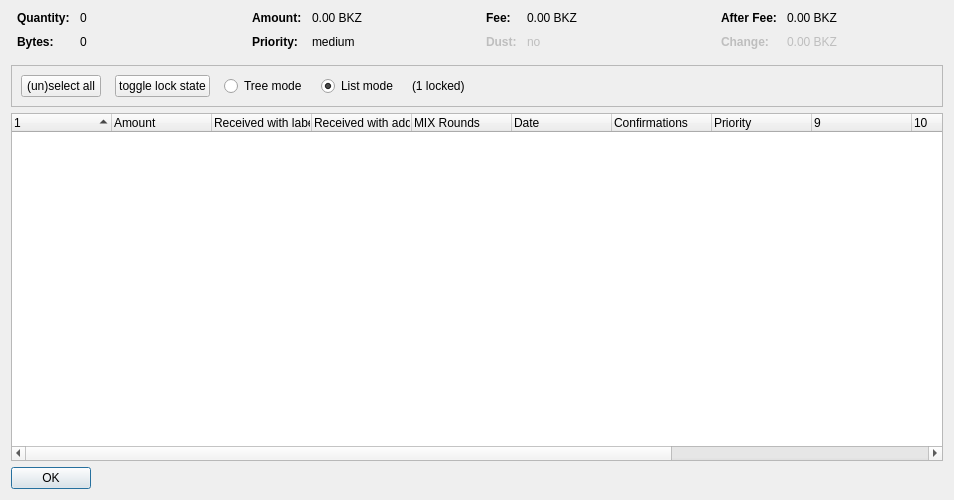
<?xml version="1.0" encoding="UTF-8"?>
<ui version="4.0">
 <class>CoinControlDialog</class>
 <widget class="QDialog" name="CoinControlDialog">
  <property name="geometry">
   <rect>
    <x>0</x>
    <y>0</y>
    <width>954</width>
    <height>500</height>
   </rect>
  </property>
  <property name="windowTitle">
   <string>Coin Selection</string>
  </property>
  <layout class="QVBoxLayout" name="verticalLayout">
   <item>
    <layout class="QHBoxLayout" name="horizontalLayoutTop" stretch="0,0,0,0">
     <property name="topMargin">
      <number>0</number>
     </property>
     <property name="bottomMargin">
      <number>10</number>
     </property>
     <item>
      <layout class="QFormLayout" name="formLayoutCoinControl1">
       <property name="horizontalSpacing">
        <number>10</number>
       </property>
       <property name="verticalSpacing">
        <number>10</number>
       </property>
       <property name="leftMargin">
        <number>6</number>
       </property>
       <property name="rightMargin">
        <number>6</number>
       </property>
       <item row="0" column="0">
        <widget class="QLabel" name="labelCoinControlQuantityText">
         <property name="font">
          <font>
           <weight>75</weight>
           <bold>true</bold>
          </font>
         </property>
         <property name="text">
          <string>Quantity:</string>
         </property>
        </widget>
       </item>
       <item row="0" column="1">
        <widget class="QLabel" name="labelCoinControlQuantity">
         <property name="cursor">
          <cursorShape>IBeamCursor</cursorShape>
         </property>
         <property name="contextMenuPolicy">
          <enum>Qt::ActionsContextMenu</enum>
         </property>
         <property name="text">
          <string notr="true">0</string>
         </property>
         <property name="textInteractionFlags">
          <set>Qt::LinksAccessibleByMouse|Qt::TextSelectableByKeyboard|Qt::TextSelectableByMouse</set>
         </property>
        </widget>
       </item>
       <item row="1" column="0">
        <widget class="QLabel" name="labelCoinControlBytesText">
         <property name="font">
          <font>
           <weight>75</weight>
           <bold>true</bold>
          </font>
         </property>
         <property name="text">
          <string>Bytes:</string>
         </property>
        </widget>
       </item>
       <item row="1" column="1">
        <widget class="QLabel" name="labelCoinControlBytes">
         <property name="cursor">
          <cursorShape>IBeamCursor</cursorShape>
         </property>
         <property name="contextMenuPolicy">
          <enum>Qt::ActionsContextMenu</enum>
         </property>
         <property name="text">
          <string notr="true">0</string>
         </property>
         <property name="textInteractionFlags">
          <set>Qt::LinksAccessibleByMouse|Qt::TextSelectableByKeyboard|Qt::TextSelectableByMouse</set>
         </property>
        </widget>
       </item>
      </layout>
     </item>
     <item>
      <layout class="QFormLayout" name="formLayoutCoinControl2">
       <property name="horizontalSpacing">
        <number>10</number>
       </property>
       <property name="verticalSpacing">
        <number>10</number>
       </property>
       <property name="leftMargin">
        <number>6</number>
       </property>
       <property name="rightMargin">
        <number>6</number>
       </property>
       <item row="0" column="0">
        <widget class="QLabel" name="labelCoinControlAmountText">
         <property name="font">
          <font>
           <weight>75</weight>
           <bold>true</bold>
          </font>
         </property>
         <property name="text">
          <string>Amount:</string>
         </property>
        </widget>
       </item>
       <item row="0" column="1">
        <widget class="QLabel" name="labelCoinControlAmount">
         <property name="cursor">
          <cursorShape>IBeamCursor</cursorShape>
         </property>
         <property name="contextMenuPolicy">
          <enum>Qt::ActionsContextMenu</enum>
         </property>
         <property name="text">
          <string notr="true">0.00 BKZ</string>
         </property>
         <property name="textInteractionFlags">
          <set>Qt::LinksAccessibleByMouse|Qt::TextSelectableByKeyboard|Qt::TextSelectableByMouse</set>
         </property>
        </widget>
       </item>
       <item row="1" column="0">
        <widget class="QLabel" name="labelCoinControlPriorityText">
         <property name="font">
          <font>
           <weight>75</weight>
           <bold>true</bold>
          </font>
         </property>
         <property name="text">
          <string>Priority:</string>
         </property>
        </widget>
       </item>
       <item row="1" column="1">
        <widget class="QLabel" name="labelCoinControlPriority">
         <property name="cursor">
          <cursorShape>IBeamCursor</cursorShape>
         </property>
         <property name="contextMenuPolicy">
          <enum>Qt::ActionsContextMenu</enum>
         </property>
         <property name="text">
          <string>medium</string>
         </property>
         <property name="textInteractionFlags">
          <set>Qt::LinksAccessibleByMouse|Qt::TextSelectableByKeyboard|Qt::TextSelectableByMouse</set>
         </property>
        </widget>
       </item>
      </layout>
     </item>
     <item>
      <layout class="QFormLayout" name="formLayoutCoinControl3">
       <property name="horizontalSpacing">
        <number>10</number>
       </property>
       <property name="verticalSpacing">
        <number>10</number>
       </property>
       <property name="leftMargin">
        <number>6</number>
       </property>
       <property name="rightMargin">
        <number>6</number>
       </property>
       <item row="0" column="0">
        <widget class="QLabel" name="labelCoinControlFeeText">
         <property name="font">
          <font>
           <weight>75</weight>
           <bold>true</bold>
          </font>
         </property>
         <property name="text">
          <string>Fee:</string>
         </property>
        </widget>
       </item>
       <item row="0" column="1">
        <widget class="QLabel" name="labelCoinControlFee">
         <property name="cursor">
          <cursorShape>IBeamCursor</cursorShape>
         </property>
         <property name="contextMenuPolicy">
          <enum>Qt::ActionsContextMenu</enum>
         </property>
         <property name="text">
          <string notr="true">0.00 BKZ</string>
         </property>
         <property name="textInteractionFlags">
          <set>Qt::LinksAccessibleByMouse|Qt::TextSelectableByKeyboard|Qt::TextSelectableByMouse</set>
         </property>
        </widget>
       </item>
       <item row="1" column="0">
        <widget class="QLabel" name="labelCoinControlLowOutputText">
         <property name="enabled">
          <bool>false</bool>
         </property>
         <property name="font">
          <font>
           <weight>75</weight>
           <bold>true</bold>
          </font>
         </property>
         <property name="text">
          <string>Dust:</string>
         </property>
        </widget>
       </item>
       <item row="1" column="1">
        <widget class="QLabel" name="labelCoinControlLowOutput">
         <property name="enabled">
          <bool>false</bool>
         </property>
         <property name="cursor">
          <cursorShape>IBeamCursor</cursorShape>
         </property>
         <property name="contextMenuPolicy">
          <enum>Qt::ActionsContextMenu</enum>
         </property>
         <property name="text">
          <string>no</string>
         </property>
         <property name="textInteractionFlags">
          <set>Qt::LinksAccessibleByMouse|Qt::TextSelectableByKeyboard|Qt::TextSelectableByMouse</set>
         </property>
        </widget>
       </item>
      </layout>
     </item>
     <item>
      <layout class="QFormLayout" name="formLayoutCoinControl4">
       <property name="horizontalSpacing">
        <number>10</number>
       </property>
       <property name="verticalSpacing">
        <number>10</number>
       </property>
       <property name="leftMargin">
        <number>6</number>
       </property>
       <property name="rightMargin">
        <number>6</number>
       </property>
       <item row="0" column="0">
        <widget class="QLabel" name="labelCoinControlAfterFeeText">
         <property name="font">
          <font>
           <weight>75</weight>
           <bold>true</bold>
          </font>
         </property>
         <property name="text">
          <string>After Fee:</string>
         </property>
        </widget>
       </item>
       <item row="0" column="1">
        <widget class="QLabel" name="labelCoinControlAfterFee">
         <property name="cursor">
          <cursorShape>IBeamCursor</cursorShape>
         </property>
         <property name="contextMenuPolicy">
          <enum>Qt::ActionsContextMenu</enum>
         </property>
         <property name="text">
          <string notr="true">0.00 BKZ</string>
         </property>
         <property name="textInteractionFlags">
          <set>Qt::LinksAccessibleByMouse|Qt::TextSelectableByKeyboard|Qt::TextSelectableByMouse</set>
         </property>
        </widget>
       </item>
       <item row="1" column="0">
        <widget class="QLabel" name="labelCoinControlChangeText">
         <property name="enabled">
          <bool>false</bool>
         </property>
         <property name="font">
          <font>
           <weight>75</weight>
           <bold>true</bold>
          </font>
         </property>
         <property name="text">
          <string>Change:</string>
         </property>
        </widget>
       </item>
       <item row="1" column="1">
        <widget class="QLabel" name="labelCoinControlChange">
         <property name="enabled">
          <bool>false</bool>
         </property>
         <property name="cursor">
          <cursorShape>IBeamCursor</cursorShape>
         </property>
         <property name="contextMenuPolicy">
          <enum>Qt::ActionsContextMenu</enum>
         </property>
         <property name="text">
          <string notr="true">0.00 BKZ</string>
         </property>
         <property name="textInteractionFlags">
          <set>Qt::LinksAccessibleByMouse|Qt::TextSelectableByKeyboard|Qt::TextSelectableByMouse</set>
         </property>
        </widget>
       </item>
      </layout>
     </item>
    </layout>
   </item>
   <item>
    <widget class="QFrame" name="frame">
     <property name="minimumSize">
      <size>
       <width>0</width>
       <height>40</height>
      </size>
     </property>
     <property name="frameShape">
      <enum>QFrame::StyledPanel</enum>
     </property>
     <property name="frameShadow">
      <enum>QFrame::Sunken</enum>
     </property>
     <layout class="QHBoxLayout" name="horizontalLayout">
      <item>
       <layout class="QHBoxLayout" name="horizontalLayoutPanel" stretch="0,0,0,0,0,0">
        <property name="spacing">
         <number>14</number>
        </property>
        <item>
         <widget class="QPushButton" name="pushButtonSelectAll">
          <property name="sizePolicy">
           <sizepolicy hsizetype="Maximum" vsizetype="Fixed">
            <horstretch>0</horstretch>
            <verstretch>0</verstretch>
           </sizepolicy>
          </property>
          <property name="text">
           <string>(un)select all</string>
          </property>
          <property name="autoDefault">
           <bool>false</bool>
          </property>
         </widget>
        </item>
        <item>
         <widget class="QPushButton" name="pushButtonToggleLock">
          <property name="sizePolicy">
           <sizepolicy hsizetype="Maximum" vsizetype="Fixed">
            <horstretch>0</horstretch>
            <verstretch>0</verstretch>
           </sizepolicy>
          </property>
          <property name="text">
           <string>toggle lock state</string>
          </property>
          <property name="autoDefault">
           <bool>false</bool>
          </property>
         </widget>
        </item>
        <item>
         <widget class="QRadioButton" name="radioTreeMode">
          <property name="sizePolicy">
           <sizepolicy hsizetype="Maximum" vsizetype="Fixed">
            <horstretch>0</horstretch>
            <verstretch>0</verstretch>
           </sizepolicy>
          </property>
          <property name="text">
           <string>Tree mode</string>
          </property>
         </widget>
        </item>
        <item>
         <widget class="QRadioButton" name="radioListMode">
          <property name="sizePolicy">
           <sizepolicy hsizetype="Maximum" vsizetype="Fixed">
            <horstretch>0</horstretch>
            <verstretch>0</verstretch>
           </sizepolicy>
          </property>
          <property name="text">
           <string>List mode</string>
          </property>
          <property name="checked">
           <bool>true</bool>
          </property>
         </widget>
        </item>
        <item>
         <widget class="QLabel" name="labelLocked">
          <property name="text">
           <string>(1 locked)</string>
          </property>
         </widget>
        </item>
        <item>
         <spacer name="horizontalSpacer">
          <property name="orientation">
           <enum>Qt::Horizontal</enum>
          </property>
          <property name="sizeHint" stdset="0">
           <size>
            <width>40</width>
            <height>20</height>
           </size>
          </property>
         </spacer>
        </item>
       </layout>
      </item>
     </layout>
    </widget>
   </item>
   <item>
    <widget class="CoinControlTreeWidget" name="treeWidget">
     <property name="contextMenuPolicy">
      <enum>Qt::CustomContextMenu</enum>
     </property>
     <property name="sortingEnabled">
      <bool>false</bool>
     </property>
     <property name="columnCount">
      <number>13</number>
     </property>
     <attribute name="headerShowSortIndicator" stdset="0">
      <bool>true</bool>
     </attribute>
     <attribute name="headerStretchLastSection">
      <bool>false</bool>
     </attribute>
     <column>
      <property name="text">
       <string/>
      </property>
     </column>
     <column>
      <property name="text">
       <string>Amount</string>
      </property>
     </column>
     <column>
      <property name="text">
       <string>Received with label</string>
      </property>
     </column>
     <column>
      <property name="text">
       <string>Received with address</string>
      </property>
     </column>
     <column>
      <property name="text">
       <string>MIX Rounds</string>
      </property>
     </column>
     <column>
      <property name="text">
       <string>Date</string>
      </property>
     </column>
     <column>
      <property name="text">
       <string>Confirmations</string>
      </property>
      <property name="toolTip">
       <string>Confirmed</string>
      </property>
     </column>
     <column>
      <property name="text">
       <string>Priority</string>
      </property>
     </column>
     <column>
      <property name="text">
       <string/>
      </property>
     </column>
     <column>
      <property name="text">
       <string/>
      </property>
     </column>
     <column>
      <property name="text">
       <string/>
      </property>
     </column>
     <column>
      <property name="text">
       <string/>
      </property>
     </column>
     <column>
      <property name="text">
       <string/>
      </property>
     </column>
    </widget>
   </item>
   <item>
    <widget class="QDialogButtonBox" name="buttonBox">
     <property name="sizePolicy">
      <sizepolicy hsizetype="Maximum" vsizetype="Fixed">
       <horstretch>0</horstretch>
       <verstretch>0</verstretch>
      </sizepolicy>
     </property>
     <property name="orientation">
      <enum>Qt::Horizontal</enum>
     </property>
     <property name="standardButtons">
      <set>QDialogButtonBox::Ok</set>
     </property>
    </widget>
   </item>
  </layout>
 </widget>
 <customwidgets>
  <customwidget>
   <class>CoinControlTreeWidget</class>
   <extends>QTreeWidget</extends>
   <header>coincontroltreewidget.h</header>
  </customwidget>
 </customwidgets>
 <resources/>
 <connections/>
</ui>
